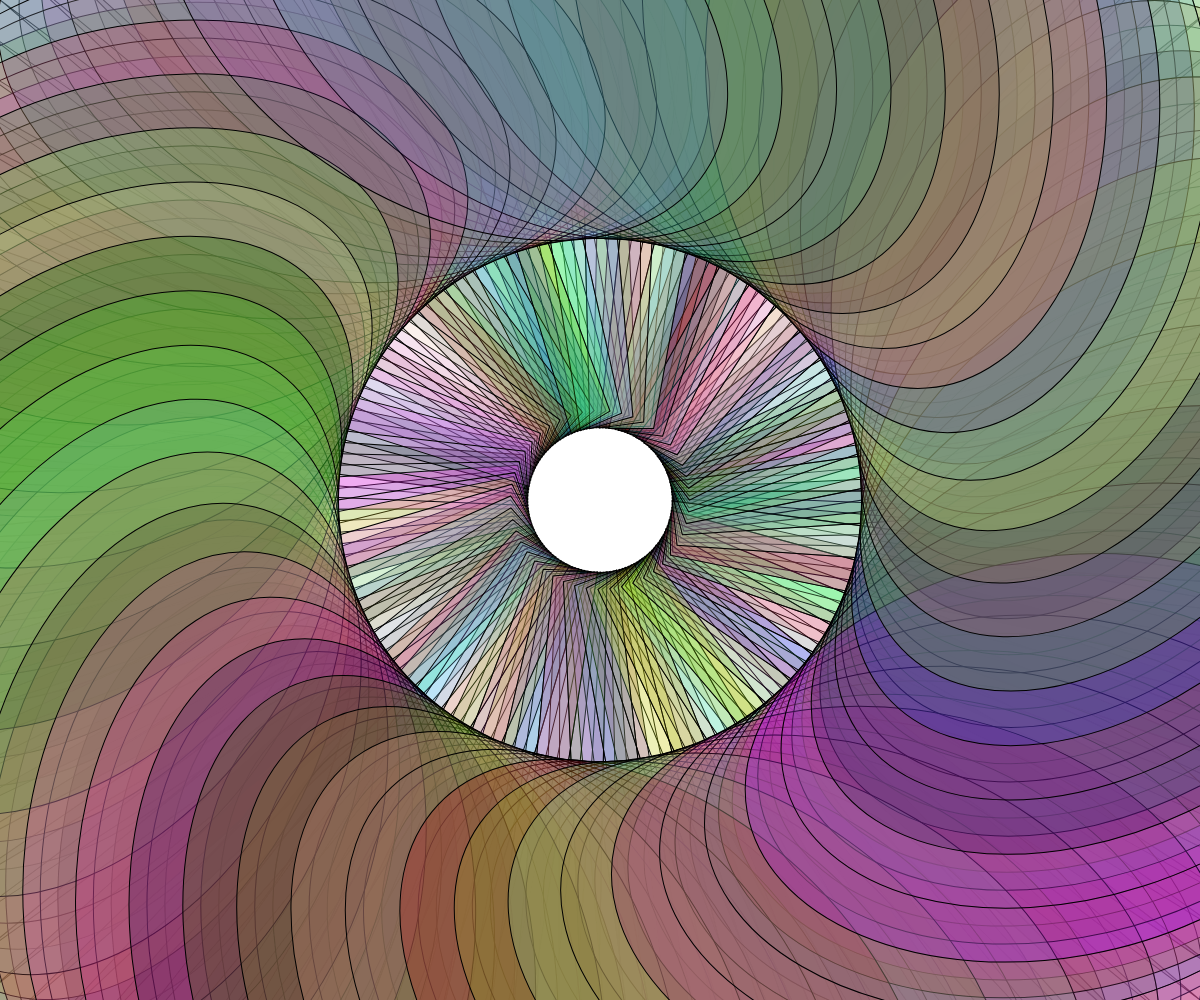
Frame 1 (no input)
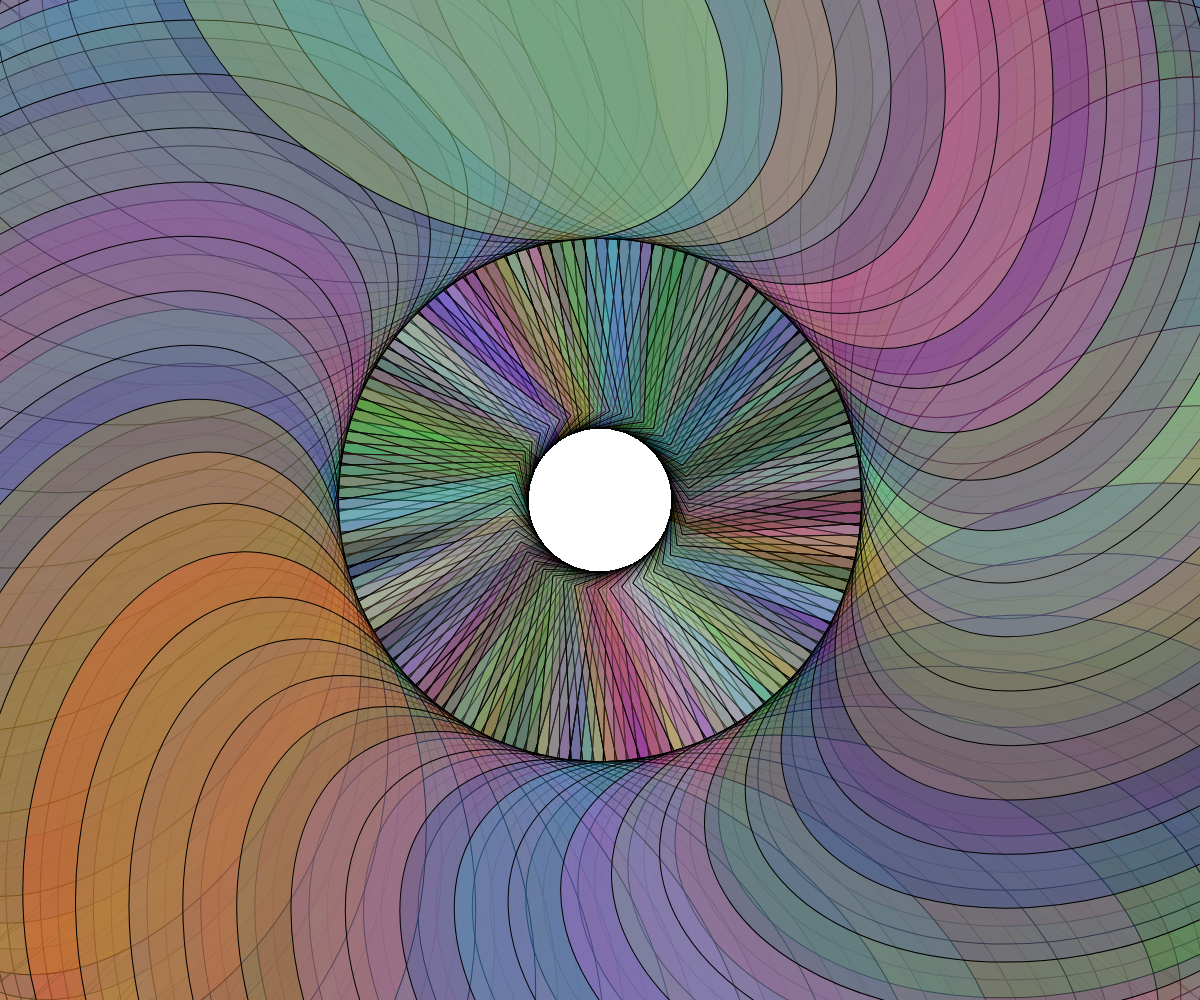
Frame 60 (no input)
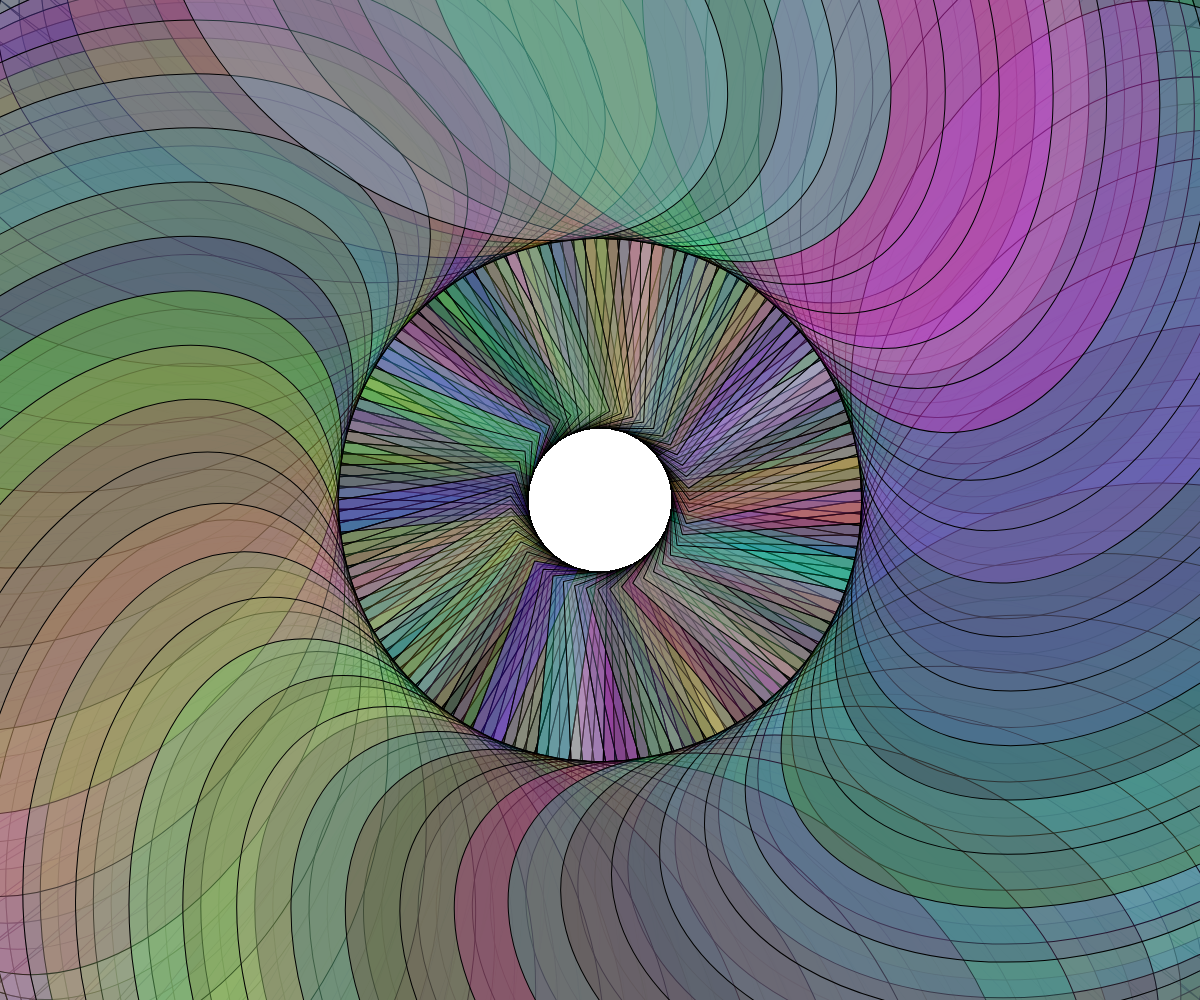
Frame 120 (the mouse pressed at the canvas centre since frame 60)

The p5.js sketch that drew these frames (run headless with seeded random() and noise() and a simulated clock; from frame 60 on, the mouse is pressed at the canvas centre):

// p5.js sketch
// ── sketch.js
function setup() {
    createCanvas(windowWidth, windowHeight);
    // any additional setup code goes here


}

function draw() {
    // your "draw loop" code goes here

    for (var x1 = -2160; x1 <= 2160; x1 = x1+25) {
        push();
        translate(width/2, height/2);
        fill(random(0,255), random(0,255), random(0,255), random(0, 80));
        rotate(x1);
        triangle(width / 2, height / 2, 60, 40, 40, 80);
        pop();
    }

    for (var x1 = -2160; x1 <= 2160; x1 = x1+25) {
        push();
        translate(width/2, height/2);
        fill(random(0,255), random(0,255), random(0,255), random(0, 80));
        rotate(x1);
        ellipse(width / 3, height / 3, 620, 400);
        pop();
    }



}
